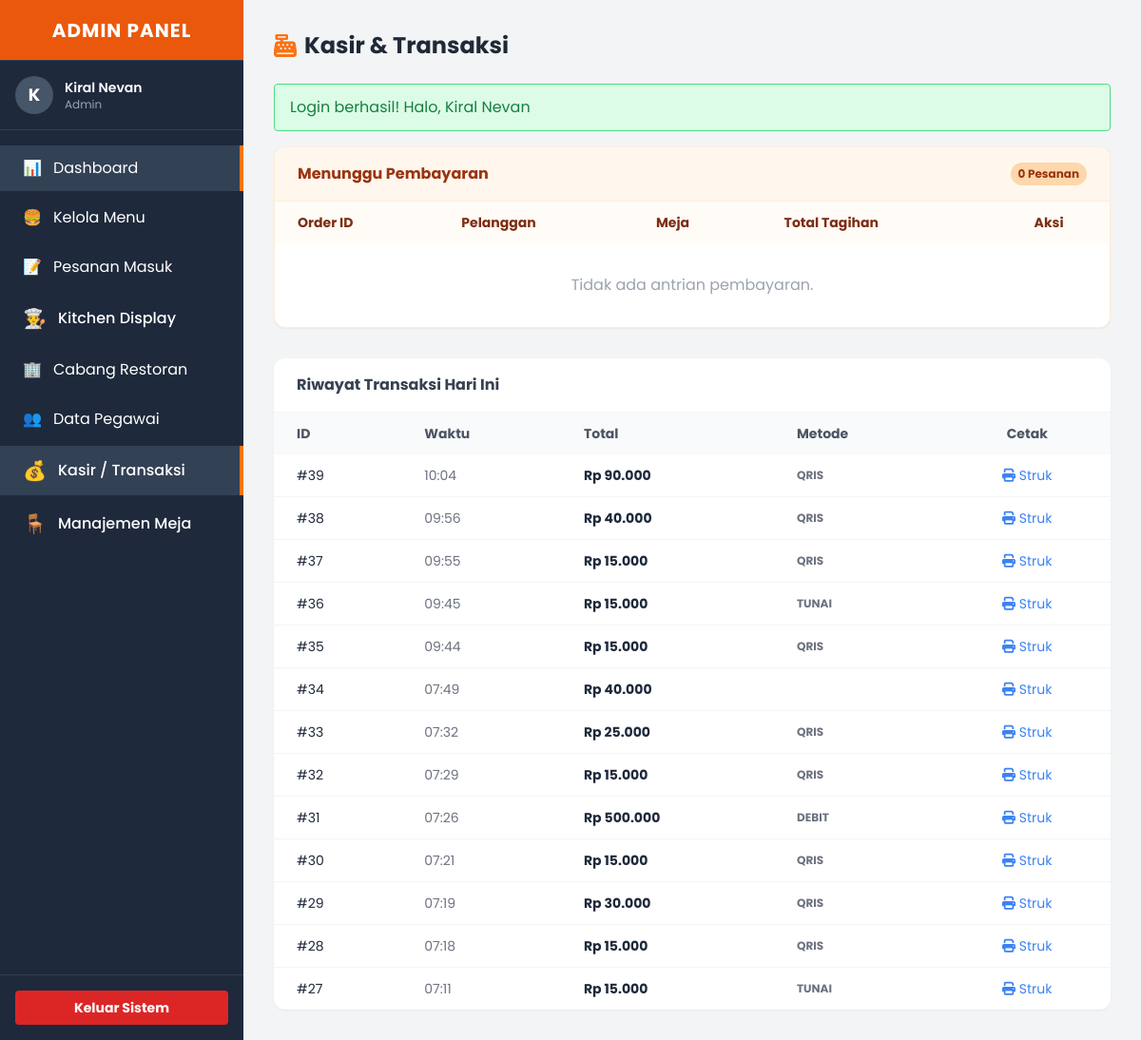
Screenshot of /get_food/admin/transactions/index.php (signed in) with the database file from the repository.
### tables this page shows
CREATE TABLE `orders` (
  `order_id` int(11) NOT NULL,
  `restaurant_id` int(11) DEFAULT NULL,
  `user_id` int(11) DEFAULT NULL,
  `table_number` varchar(10) DEFAULT NULL,
  `customer_name` varchar(100) DEFAULT NULL,
  `customer_phone` varchar(20) DEFAULT NULL,
  `order_type` enum('dine_in','take_away') NOT NULL DEFAULT 'dine_in',
  `total_amount` decimal(10,2) DEFAULT 0.00,
  `number_of_people` int(11) DEFAULT 1,
  `reservation_time` datetime DEFAULT current_timestamp(),
  `estimasi_waktu` int(11) DEFAULT 0,
  `status` enum('pending','cooking','served','completed','cancelled') DEFAULT 'pending',
  `created_at` timestamp NOT NULL DEFAULT current_timestamp(),
  `payment_method` enum('tunai','qris','debit') DEFAULT NULL,
  `cashier_name` varchar(100) DEFAULT '-',
  `amount_received` decimal(10,2) DEFAULT 0.00,
  `change_amount` decimal(10,2) DEFAULT 0.00
);

### get_food/admin/transactions/index.php (the view, shortened to what this page needs)
<?php
require_once '../../config/functions.php';
$unpaid_orders = query("SELECT * FROM orders WHERE status = 'served' ORDER BY created_at ASC");
$today_sales = query("SELECT * FROM orders WHERE status = 'completed' AND DATE(created_at) = CURDATE() ORDER BY created_at DESC");
require_once '../../layouts/header.php';
?>
<div class="flex bg-gray-100 min-h-screen">
    <?php require_once '../../layouts/sidebar_admin.php'; ?>
    <main class="flex-1 ml-64 p-8">
        <h1 class="text-2xl font-bold text-gray-800 mb-6 flex items-center gap-2">
            <i class="fas fa-cash-register text-orange-500"></i> Kasir & Transaksi
        </h1>
        <div class="bg-white rounded-xl shadow-sm overflow-hidden mb-8 border border-orange-100">
            <div class="bg-orange-50 px-6 py-4 border-b border-orange-100 flex justify-between items-center">
                <h3 class="font-bold text-orange-800">Menunggu Pembayaran</h3>
                <span class="bg-orange-200 text-orange-800 text-xs font-bold px-2 py-1 rounded-full"><?php echo count($unpaid_orders); ?> Pesanan</span>
            </div>
            <table class="w-full text-left">
                <thead class="bg-orange-50/50 text-orange-900 text-sm">
                    <tr>
                        <th class="px-6 py-3">Order ID</th>
                        <th class="px-6 py-3">Pelanggan</th>
                        <th class="px-6 py-3">Meja</th>
                        <th class="px-6 py-3">Total Tagihan</th>
                        <th class="px-6 py-3 text-center">Aksi</th>
                    </tr>
                </thead>
                <tbody class="divide-y divide-gray-100">
                    <?php if(empty($unpaid_orders)): ?>
                        <tr><td colspan="5" class="text-center py-8 text-gray-400">Tidak ada antrian pembayaran.</td></tr>
                    <?php endif; ?>
                </tbody>
            </table>
        </div>
        <div class="bg-white rounded-xl shadow-sm overflow-hidden">
            <div class="px-6 py-4 border-b border-gray-100">
                <h3 class="font-bold text-gray-700">Riwayat Transaksi Hari Ini</h3>
            </div>
            <table class="w-full text-left text-sm">
                <thead class="bg-gray-50 text-gray-600">
                    <tr>
                        <th class="px-6 py-3">ID</th>
                        <th class="px-6 py-3">Waktu</th>
                        <th class="px-6 py-3">Total</th>
                        <th class="px-6 py-3">Metode</th>
                        <th class="px-6 py-3 text-center">Cetak</th>
                    </tr>
                </thead>
                <tbody class="divide-y divide-gray-100">
                    <?php foreach ($today_sales as $sale) : ?>
                    <tr>
                        <td class="px-6 py-3">#<?php echo $sale['order_id']; ?></td>
                        <td class="px-6 py-3 text-gray-500"><?php echo date('H:i', strtotime($sale['created_at'])); ?></td>
                        <td class="px-6 py-3 font-bold"><?php echo format_rupiah($sale['total_amount']); ?></td>
                        <td class="px-6 py-3 uppercase text-xs font-bold text-gray-500"><?php echo $sale['payment_method']; ?></td>
                        <td class="px-6 py-3 text-center">
                            <a href="print.php?id=<?php echo $sale['order_id']; ?>" target="_blank" class="text-blue-500 hover:text-blue-700">
                                <i class="fas fa-print"></i> Struk
                            </a>
                        </td>
                    </tr>
                    <?php endforeach; ?>
                </tbody>
            </table>
        </div>
    </main>
</div>
</body>
</html>

### get_food/layouts/header.php (style rules this page uses)
body { font-family: 'Poppins', sans-serif; -webkit-tap-highlight-color: transparent; }

### rows the page displays
orders: order_id "39", created_at "10:04", total_amount "Rp 90.000", payment_method "QRIS"
orders: order_id "38", created_at "09:56", total_amount "Rp 40.000", payment_method "QRIS"
orders: order_id "37", created_at "09:55", total_amount "Rp 15.000", payment_method "QRIS"
orders: order_id "36", created_at "09:45", total_amount "Rp 15.000", payment_method "TUNAI"
orders: order_id "35", created_at "09:44", total_amount "Rp 15.000", payment_method "QRIS"
orders: order_id "34", created_at "07:49", total_amount "Rp 40.000"
orders: order_id "33", created_at "07:32", total_amount "Rp 25.000", payment_method "QRIS"
orders: order_id "32", created_at "07:29", total_amount "Rp 15.000", payment_method "QRIS"
orders: order_id "31", created_at "07:26", total_amount "Rp 500.000", payment_method "DEBIT"
orders: order_id "30", created_at "07:21", total_amount "Rp 15.000", payment_method "QRIS"
orders: order_id "29", created_at "07:19", total_amount "Rp 30.000", payment_method "QRIS"
orders: order_id "28", created_at "07:18", total_amount "Rp 15.000", payment_method "QRIS"
orders: order_id "27", created_at "07:11", total_amount "Rp 15.000", payment_method "TUNAI"

### other values shown
substr($_SESSION['user']['name'] ?? 'A', 0, 1) "K"
$_SESSION['user']['name'] "Kiral Nevan"
$_SESSION['user']['job_role'] "Admin"
$message "Login berhasil! Halo, Kiral Nevan"
count($unpaid_orders) "0"
